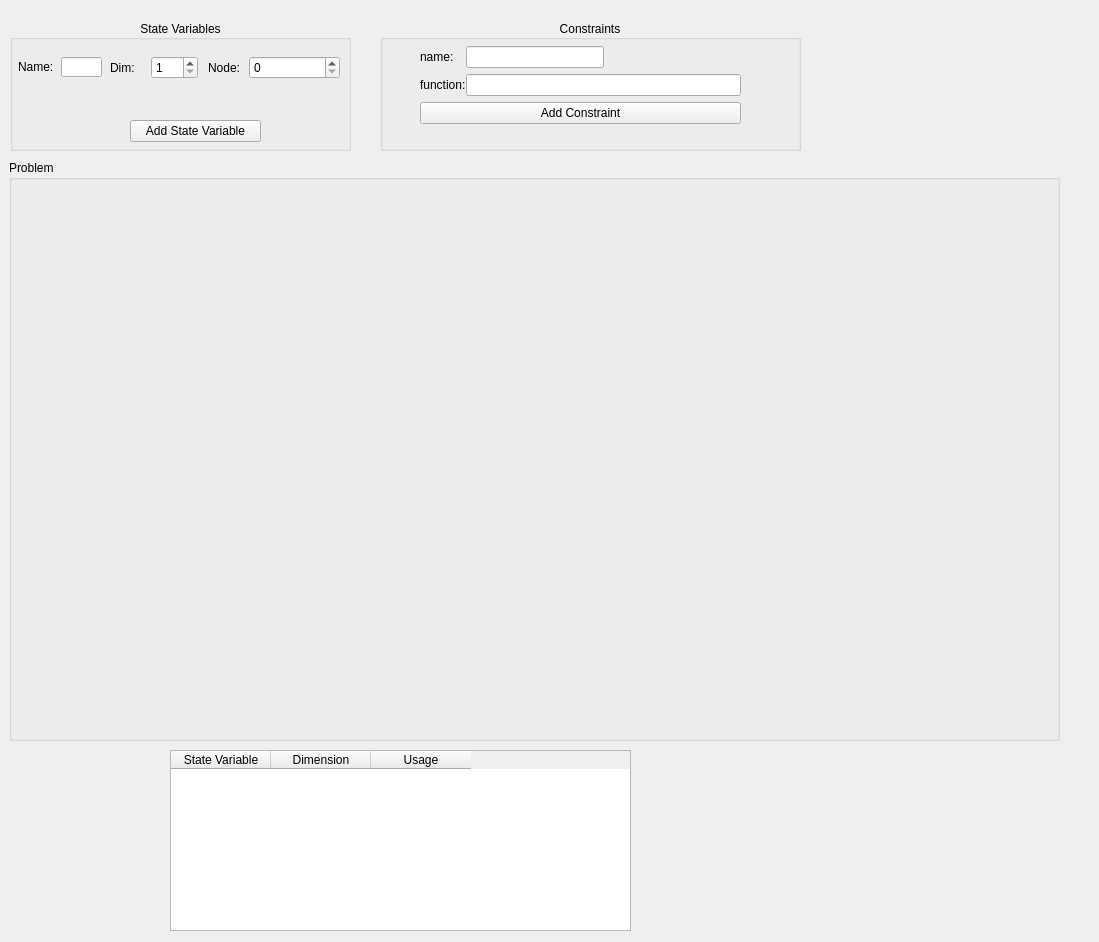
<?xml version="1.0" encoding="UTF-8"?>
<ui version="4.0">
 <class>Form</class>
 <widget class="QWidget" name="Form">
  <property name="geometry">
   <rect>
    <x>0</x>
    <y>0</y>
    <width>1099</width>
    <height>942</height>
   </rect>
  </property>
  <property name="mouseTracking">
   <bool>false</bool>
  </property>
  <property name="windowTitle">
   <string>Form</string>
  </property>
  <widget class="QGroupBox" name="CT">
   <property name="geometry">
    <rect>
     <x>380</x>
     <y>20</y>
     <width>421</width>
     <height>131</height>
    </rect>
   </property>
   <property name="layoutDirection">
    <enum>Qt::LeftToRight</enum>
   </property>
   <property name="title">
    <string>Constraints</string>
   </property>
   <property name="alignment">
    <set>Qt::AlignCenter</set>
   </property>
   <widget class="QWidget" name="gridLayoutWidget">
    <property name="geometry">
     <rect>
      <x>40</x>
      <y>20</y>
      <width>321</width>
      <height>91</height>
     </rect>
    </property>
    <layout class="QGridLayout" name="CTGrid">
     <property name="spacing">
      <number>0</number>
     </property>
     <item row="0" column="0">
      <widget class="QLabel" name="CTName">
       <property name="text">
        <string>name:</string>
       </property>
      </widget>
     </item>
     <item row="0" column="1">
      <widget class="QLineEdit" name="CTNameInput"/>
     </item>
     <item row="2" column="0" colspan="3">
      <widget class="QPushButton" name="CTButton">
       <property name="text">
        <string>Add Constraint</string>
       </property>
      </widget>
     </item>
     <item row="1" column="0">
      <widget class="QLabel" name="CTFunction">
       <property name="text">
        <string>function:</string>
       </property>
      </widget>
     </item>
     <item row="1" column="1" colspan="2">
      <widget class="LineEdit" name="CTFunctionInput"/>
     </item>
     <item row="0" column="2">
      <spacer name="horizontalSpacer">
       <property name="orientation">
        <enum>Qt::Horizontal</enum>
       </property>
       <property name="sizeType">
        <enum>QSizePolicy::Expanding</enum>
       </property>
       <property name="sizeHint" stdset="0">
        <size>
         <width>40</width>
         <height>20</height>
        </size>
       </property>
      </spacer>
     </item>
    </layout>
   </widget>
  </widget>
  <widget class="QGroupBox" name="SV">
   <property name="geometry">
    <rect>
     <x>10</x>
     <y>20</y>
     <width>341</width>
     <height>131</height>
    </rect>
   </property>
   <property name="title">
    <string>State Variables</string>
   </property>
   <property name="alignment">
    <set>Qt::AlignCenter</set>
   </property>
   <property name="flat">
    <bool>false</bool>
   </property>
   <property name="checkable">
    <bool>false</bool>
   </property>
   <widget class="QPushButton" name="SVAddButton">
    <property name="geometry">
     <rect>
      <x>120</x>
      <y>100</y>
      <width>131</width>
      <height>22</height>
     </rect>
    </property>
    <property name="text">
     <string>Add State Variable</string>
    </property>
   </widget>
   <widget class="QLineEdit" name="SVNameInput">
    <property name="geometry">
     <rect>
      <x>51</x>
      <y>37</y>
      <width>41</width>
      <height>20</height>
     </rect>
    </property>
   </widget>
   <widget class="QLabel" name="SVName">
    <property name="geometry">
     <rect>
      <x>8</x>
      <y>40</y>
      <width>59</width>
      <height>14</height>
     </rect>
    </property>
    <property name="text">
     <string>Name:</string>
    </property>
   </widget>
   <widget class="NodesSpinBox" name="SVNodeInput">
    <property name="geometry">
     <rect>
      <x>239</x>
      <y>36</y>
      <width>91</width>
      <height>23</height>
     </rect>
    </property>
    <property name="palette">
     <palette>
      <active>
       <colorrole role="Highlight">
        <brush brushstyle="SolidPattern">
         <color alpha="0">
          <red>87</red>
          <green>49</green>
          <blue>198</blue>
         </color>
        </brush>
       </colorrole>
       <colorrole role="HighlightedText">
        <brush brushstyle="SolidPattern">
         <color alpha="255">
          <red>0</red>
          <green>0</green>
          <blue>0</blue>
         </color>
        </brush>
       </colorrole>
      </active>
      <inactive>
       <colorrole role="Highlight">
        <brush brushstyle="SolidPattern">
         <color alpha="0">
          <red>87</red>
          <green>49</green>
          <blue>198</blue>
         </color>
        </brush>
       </colorrole>
       <colorrole role="HighlightedText">
        <brush brushstyle="SolidPattern">
         <color alpha="255">
          <red>0</red>
          <green>0</green>
          <blue>0</blue>
         </color>
        </brush>
       </colorrole>
      </inactive>
      <disabled>
       <colorrole role="Highlight">
        <brush brushstyle="SolidPattern">
         <color alpha="255">
          <red>145</red>
          <green>141</green>
          <blue>126</blue>
         </color>
        </brush>
       </colorrole>
       <colorrole role="HighlightedText">
        <brush brushstyle="SolidPattern">
         <color alpha="255">
          <red>0</red>
          <green>0</green>
          <blue>0</blue>
         </color>
        </brush>
       </colorrole>
      </disabled>
     </palette>
    </property>
    <property name="maximum">
     <number>102</number>
    </property>
    <property name="value">
     <number>0</number>
    </property>
   </widget>
   <widget class="QLabel" name="SVNode">
    <property name="geometry">
     <rect>
      <x>198</x>
      <y>40</y>
      <width>40</width>
      <height>16</height>
     </rect>
    </property>
    <property name="text">
     <string>Node:</string>
    </property>
   </widget>
   <widget class="QLabel" name="SVDim">
    <property name="geometry">
     <rect>
      <x>100</x>
      <y>40</y>
      <width>30</width>
      <height>16</height>
     </rect>
    </property>
    <property name="text">
     <string>Dim:</string>
    </property>
   </widget>
   <widget class="QSpinBox" name="SVDimInput">
    <property name="geometry">
     <rect>
      <x>141</x>
      <y>36</y>
      <width>47</width>
      <height>23</height>
     </rect>
    </property>
    <property name="minimum">
     <number>1</number>
    </property>
   </widget>
  </widget>
  <widget class="QTableWidget" name="TableSV">
   <property name="geometry">
    <rect>
     <x>170</x>
     <y>750</y>
     <width>461</width>
     <height>181</height>
    </rect>
   </property>
   <column>
    <property name="text">
     <string>State Variable</string>
    </property>
   </column>
   <column>
    <property name="text">
     <string>Dimension</string>
    </property>
   </column>
   <column>
    <property name="text">
     <string>Usage</string>
    </property>
   </column>
  </widget>
  <widget class="QGroupBox" name="PRB">
   <property name="geometry">
    <rect>
     <x>9</x>
     <y>160</y>
     <width>1051</width>
     <height>581</height>
    </rect>
   </property>
   <property name="title">
    <string>Problem</string>
   </property>
  </widget>
  <action name="actionExit">
   <property name="icon">
    <iconset>
     <normaloff>../../../../.designer/resources/rocket.svg</normaloff>../../../../.designer/resources/rocket.svg</iconset>
   </property>
   <property name="text">
    <string>Exit</string>
   </property>
   <property name="toolTip">
    <string>Exit Horizon GUI</string>
   </property>
   <property name="shortcut">
    <string>Ctrl+E</string>
   </property>
  </action>
  <action name="actionAbout">
   <property name="icon">
    <iconset>
     <normaloff>../../../../.designer/resources/info.svg</normaloff>../../../../.designer/resources/info.svg</iconset>
   </property>
   <property name="text">
    <string>About</string>
   </property>
   <property name="toolTip">
    <string>Info about Horizon GUI</string>
   </property>
   <property name="shortcut">
    <string>Ctrl+I</string>
   </property>
  </action>
 </widget>
 <customwidgets>
  <customwidget>
   <class>NodesSpinBox</class>
   <extends>QSpinBox</extends>
   <header>custom_widgets/nodes_spinbox.h</header>
  </customwidget>
  <customwidget>
   <class>LineEdit</class>
   <extends>QLineEdit</extends>
   <header>custom_widgets/line_edit.h</header>
  </customwidget>
 </customwidgets>
 <resources/>
 <connections/>
 <slots>
  <slot>addStateVariable()</slot>
 </slots>
</ui>
